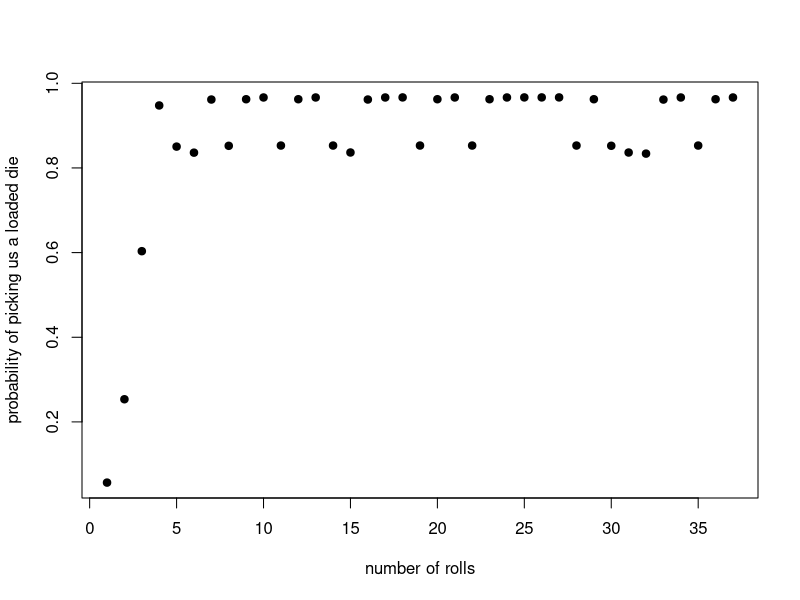
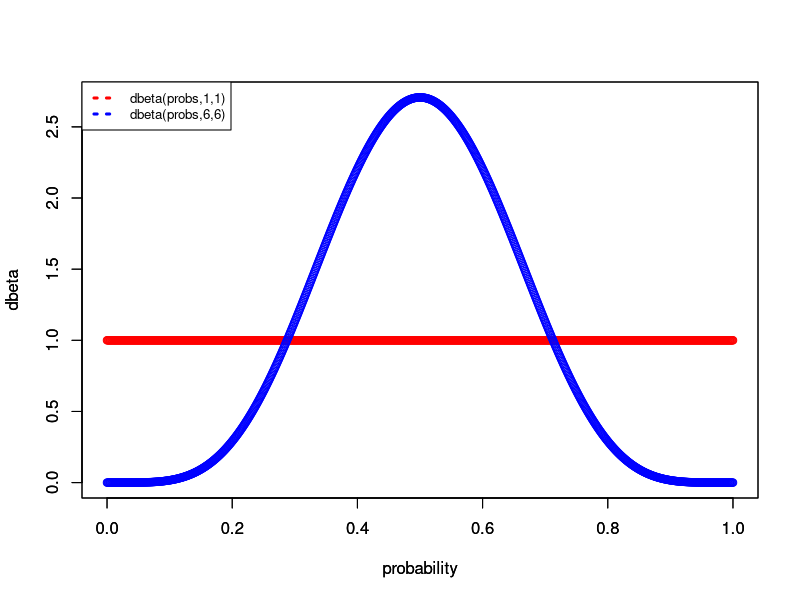
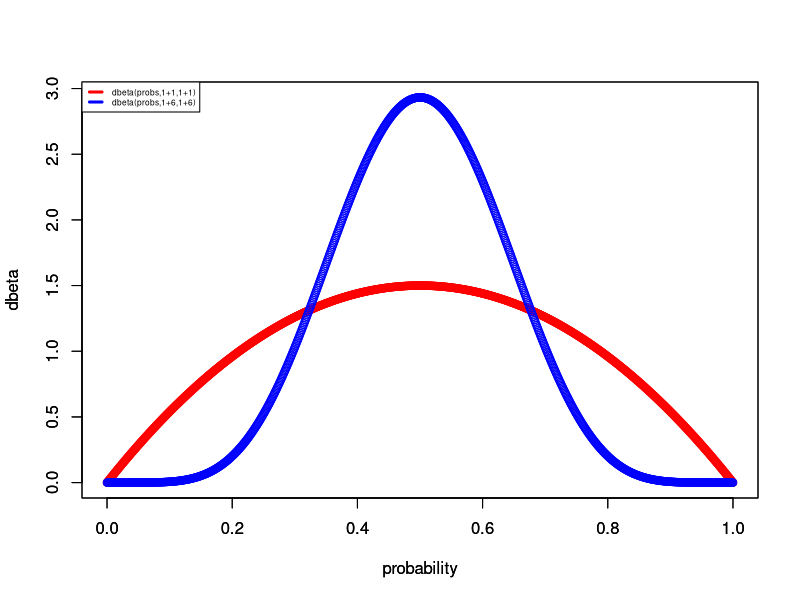
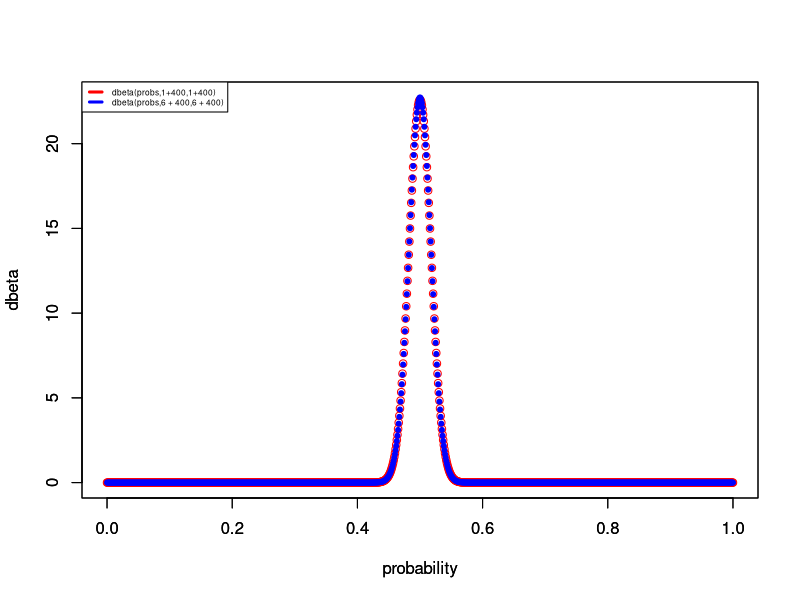

Source code (R) for these figures, in order:
# Lab 03
rm(list=ls())

# Question (1)
data<-c(2,3,2,6,3,5,6,2,6,6,2,6,6,2,3,6,6,6,5,6,6,5,6,6,6,6,6,4,6,3,3,3,6,6,5,6,6)
probPrior <- c(0.01,0.99) 
probLoaded <- c(rep(1/10,5),5/10)
container <- vector()
for (i in 1:length(data)){
  denom <- probPrior[1] * probLoaded[data[i]] + probLoaded[2] * 1/6
  probPrior[1] <- probLoaded[data[i]] * probPrior[1]/denom
  container <- c(container,probPrior[1])
  probPrior[2] <- 1 - probPrior[1]
}
plot(1:length(data),container, 
     xlab="number of rolls", ylab="probability of picking us a loaded die", pch=19)
# Question 2A
probs <- seq(0, 1, 0.001)
maxY <- max(dbeta(probs, 1, 1), dbeta(probs, 6, 6))
minY <- min(dbeta(probs, 1, 1), dbeta(probs, 6, 6))
plot(probs, dbeta(probs, 1, 1), ylim=c(minY, maxY), col="red", xlab="probability", ylab="dbeta")
par(new=TRUE)
plot(probs, dbeta(probs, 6, 6), ylim=c(minY, maxY), col="blue", xlab="probability", ylab="dbeta")
legend("topleft", legend=c("dbeta(probs,1,1)", "dbeta(probs,6,6)"), 
       col=c("red", "blue"), lty=3, lwd = 3, cex=0.8)
# Question 2B
labX <- "probability"
labY <- "dbeta"
dbetaUpdateTwoNew_11 <- dbeta(probs,1+1, 1+1)
dbetaUpdateTwoNew_12 <- dbeta(probs,6+1, 6+1)
plot(probs,dbetaUpdateTwoNew_11, xlab=labX, ylab= labY, col="red",
     ylim=c(min(dbetaUpdateTwoNew_11,dbetaUpdateTwoNew_12),
            max(dbetaUpdateTwoNew_11,dbetaUpdateTwoNew_12)))
par(new=TRUE)
plot(probs,dbetaUpdateTwoNew_12, xlab=labX, ylab= labY, col= "blue",
     ylim=c(min(dbetaUpdateTwoNew_11,dbetaUpdateTwoNew_12), 
            max(dbetaUpdateTwoNew_11,dbetaUpdateTwoNew_12)))
legend("topleft", legend=c("dbeta(probs,1+1,1+1)","dbeta(probs,1+6,1+6)"), 
       col=c("red", "blue"), lty=2, lwd = 3, cex=0.5)

dbetaUpdateTwoNew_21 <- dbeta(probs,1+400, 1+400)
dbetaUpdateTwoNew_22 <- dbeta(probs,6+400, 6+400)
plot(probs,dbetaUpdateTwoNew_21, col="red", pch=21, xlab= labX, ylab= labY,
     ylim=c(min(dbetaUpdateTwoNew_21,dbetaUpdateTwoNew_22),
            max(dbetaUpdateTwoNew_21,dbetaUpdateTwoNew_22)))
par(new=TRUE)
plot(probs,dbetaUpdateTwoNew_22, col="blue", pch=20, xlab= labX, ylab =labY,
     ylim=c(min(dbetaUpdateTwoNew_21,dbetaUpdateTwoNew_22),
            max(dbetaUpdateTwoNew_21,dbetaUpdateTwoNew_22)))
legend("topleft", legend=c("dbeta(probs,1+400,1+400)","dbeta(probs,6 + 400,6 + 400)"), 
       col=c("red", "blue"), lty=2, lwd = 3, cex=0.5)
